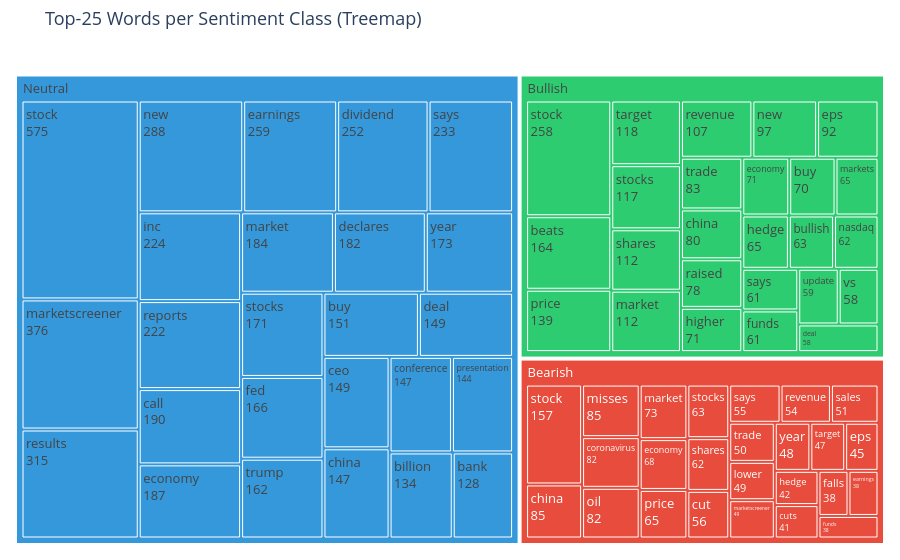

The cell this chart's notebook holds for it:
### Code cell
records = []
for label in [0, 1, 2]:
    texts = train_df[train_df['label'] == label]['text']
    for word, freq in get_top_words(texts, n=25, remove_stop=True):
        records.append({'label': label, 'word': word, 'freq': freq})

word_freq = pd.DataFrame(records)
word_freq['label_name'] = word_freq['label'].map(LABEL_NAMES)

fig = px.treemap(
    word_freq,
    path=['label_name', 'word'],
    values='freq',
    color='label_name',
    color_discrete_map=CLASS_PAL,
    title='Top-25 Words per Sentiment Class (Treemap)',
)
fig.update_traces(
    textinfo='label+value',
    hovertemplate='<b>%{label}</b><br>Count: %{value:,}<extra></extra>',
)
fig.update_layout(margin=dict(t=50, l=10, r=10, b=10), font=dict(size=13))
fig.show()

### Figure 1 — Plotly figure (JSON) as saved in the notebook; plotly's stock layout.template omitted (floating-point values rounded to 4 significant figures)
{"data": [{"branchvalues": "total", "customdata": [["Bearish"], ["Bearish"], ["Bearish"], ["Bearish"], ["Bearish"], ["Bearish"], ["Bearish"], ["Bearish"], ["Bearish"], ["Bearish"], ["Bearish"], ["Bearish"], ["Bearish"], ["Bearish"], ["Bearish"], ["Bearish"], ["Bearish"], ["Bearish"], ["Bearish"], ["Bearish"], ["Bearish"], ["Bearish"], ["Bearish"], ["Bearish"], ["Bearish"], ["Bearish"], ["Bullish"], ["Bullish"], ["Bullish"], ["Bullish"], ["Bullish"], ["Bullish"], ["Bullish"], ["Bullish"], ["Bullish"], ["Bullish"], ["Bullish"], ["Bullish"], ["Bullish"], ["Bullish"], ["Bullish"], ["Bullish"], ["Bullish"], ["Bullish"], ["Bullish"], ["Bullish"], ["Bullish"], ["Bullish"], ["Bullish"], ["Bullish"], ["Bullish"], ["Bullish"], ["Neutral"], ["Neutral"], ["Neutral"], ["Neutral"], ["Neutral"], ["Neutral"], ["Neutral"], ["Neutral"], ["Neutral"], ["Neutral"], ["Neutral"], ["Neutral"], ["Neutral"], ["Neutral"], ["Neutral"], ["Neutral"], ["Neutral"], ["Neutral"], ["Neutral"], ["Neutral"], ["Neutral"], ["Neutral"], ["Neutral"], ["Neutral"], ["Neutral"], ["Neutral"]], "domain": {"x": [0, 1], "y": [0, 1]}, "hovertemplate": "<b>%{label}</b><br>Count: %{value:,}<extra></extra>", "ids": ["Bearish/stock", "Bearish/china", "Bearish/misses", "Bearish/coronavirus", "Bearish/oil", "Bearish/market", "Bearish/economy", "Bearish/price", "Bearish/stocks", "Bearish/shares", "Bearish/cut", "Bearish/says", "Bearish/revenue", "Bearish/sales", "Bearish/trade", "Bearish/lower", "Bearish/marketscreener", "Bearish/year", "Bearish/target", "Bearish/eps", "Bearish/hedge", "Bearish/cuts", "Bearish/falls", "Bearish/earnings", "Bearish/funds", "Bearish", "Bullish/stock", "Bullish/beats", "Bullish/price", "Bullish/target", "Bullish/stocks", "Bullish/shares", "Bullish/market", "Bullish/revenue", "Bullish/new", "Bullish/eps", "Bullish/trade", "Bullish/china", "Bullish/raised", "Bullish/higher", "Bullish/economy", "Bullish/buy", "Bullish/markets", "Bullish/hedge", "Bullish/bullish", "Bullish/nasdaq", "Bullish/says", "Bullish/funds", "Bullish/update", "Bullish/vs", "Bullish/deal", "Bullish", "Neutral/stock", "Neutral/marketscreener", "Neutral/results", "Neutral/new", "Neutral/earnings", "Neutral/dividend", "Neutral/says", "Neutral/inc", "Neutral/reports", "Neutral/call", "Neutral/economy", "Neutral/market", "Neutral/declares", "Neutral/year", "Neutral/stocks", "Neutral/fed", "Neutral/trump", "Neutral/buy", "Neutral/deal", "Neutral/ceo", "Neutral/china", "Neutral/conference", "Neutral/presentation", "Neutral/billion", "Neutral/bank", "Neutral"], "labels": ["stock", "china", "misses", "coronavirus", "oil", "market", "economy", "price", "stocks", "shares", "cut", "says", "revenue", "sales", "trade", "lower", "marketscreener", "year", "target", "eps", "hedge", "cuts", "falls", "earnings", "funds", "Bearish", "stock", "beats", "price", "target", "stocks", "shares", "market", "revenue", "new", "eps", "trade", "china", "raised", "higher", "economy", "buy", "markets", "hedge", "bullish", "nasdaq", "says", "funds", "update", "vs", "deal", "Bullish", "stock", "marketscreener", "results", "new", "earnings", "dividend", "says", "inc", "reports", "call", "economy", "market", "declares", "year", "stocks", "fed", "trump", "buy", "deal", "ceo", "china", "conference", "presentation", "billion", "bank", "Neutral"], "marker": {"colors": ["#e74c3c", "#e74c3c", "#e74c3c", "#e74c3c", "#e74c3c", "#e74c3c", "#e74c3c", "#e74c3c", "#e74c3c", "#e74c3c", "#e74c3c", "#e74c3c", "#e74c3c", "#e74c3c", "#e74c3c", "#e74c3c", "#e74c3c", "#e74c3c", "#e74c3c", "#e74c3c", "#e74c3c", "#e74c3c", "#e74c3c", "#e74c3c", "#e74c3c", "#e74c3c", "#2ecc71", "#2ecc71", "#2ecc71", "#2ecc71", "#2ecc71", "#2ecc71", "#2ecc71", "#2ecc71", "#2ecc71", "#2ecc71", "#2ecc71", "#2ecc71", "#2ecc71", "#2ecc71", "#2ecc71", "#2ecc71", "#2ecc71", "#2ecc71", "#2ecc71", "#2ecc71", "#2ecc71", "#2ecc71", "#2ecc71", "#2ecc71", "#2ecc71", "#2ecc71", "#3498db", "#3498db", "#3498db", "#3498db", "#3498db", "#3498db", "#3498db", "#3498db", "#3498db", "#3498db", "#3498db", "#3498db", "#3498db", "#3498db", "#3498db", "#3498db", "#3498db", "#3498db", "#3498db", "#3498db", "#3498db", "#3498db", "#3498db", "#3498db", "#3498db", "#3498db"]}, "name": "", "parents": ["Bearish", "Bearish", "Bearish", "Bearish", "Bearish", "Bearish", "Bearish", "Bearish", "Bearish", "Bearish", "Bearish", "Bearish", "Bearish", "Bearish", "Bearish", "Bearish", "Bearish", "Bearish", "Bearish", "Bearish", "Bearish", "Bearish", "Bearish", "Bearish", "Bearish", "", "Bullish", "Bullish", "Bullish", "Bullish", "Bullish", "Bullish", "Bullish", "Bullish", "Bullish", "Bullish", "Bullish", "Bullish", "Bullish", "Bullish", "Bullish", "Bullish", "Bullish", "Bullish", "Bullish", "Bullish", "Bullish", "Bullish", "Bullish", "Bullish", "Bullish", "", "Neutral", "Neutral", "Neutral", "Neutral", "Neutral", "Neutral", "Neutral", "Neutral", "Neutral", "Neutral", "Neutral", "Neutral", "Neutral", "Neutral", "Neutral", "Neutral", "Neutral", "Neutral", "Neutral", "Neutral", "Neutral", "Neutral", "Neutral", "Neutral", "Neutral", ""], "textinfo": "label+value", "type": "treemap", "values": [157.0, 85.0, 85.0, 82.0, 82.0, 73.0, 68.0, 65.0, 63.0, 62.0, 56.0, 55.0, 54.0, 51.0, 50.0, 49.0, 49.0, 48.0, 47.0, 45.0, 42.0, 41.0, 38.0, 38.0, 38.0, 1523.0, 258.0, 164.0, 139.0, 118.0, 117.0, 112.0, 112.0, 107.0, 97.0, 92.0, 83.0, 80.0, 78.0, 71.0, 71.0, 70.0, 65.0, 65.0, 63.0, 62.0, 61.0, 61.0, 59.0, 58.0, 58.0, 2321.0, 575.0, 376.0, 315.0, 288.0, 259.0, 252.0, 233.0, 224.0, 222.0, 190.0, 187.0, 184.0, 182.0, 173.0, 171.0, 166.0, 162.0, 151.0, 149.0, 149.0, 147.0, 147.0, 144.0, 134.0, 128.0, 5308.0]}], "layout": {"font": {"size": 13}, "legend": {"tracegroupgap": 0}, "margin": {"b": 10, "l": 10, "r": 10, "t": 50}, "title": {"text": "Top-25 Words per Sentiment Class (Treemap)"}}}
